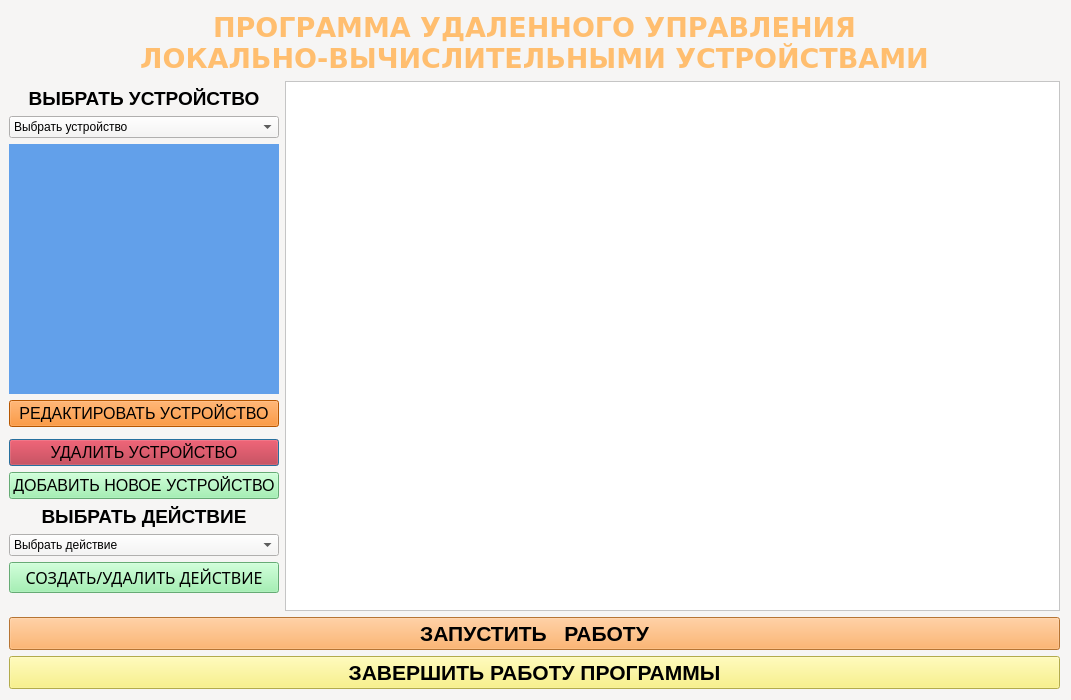
<?xml version="1.0" encoding="UTF-8"?>
<ui version="4.0">
 <class>Dialog</class>
 <widget class="QDialog" name="Dialog">
  <property name="geometry">
   <rect>
    <x>0</x>
    <y>0</y>
    <width>1071</width>
    <height>607</height>
   </rect>
  </property>
  <property name="font">
   <font>
    <strikeout>false</strikeout>
    <stylestrategy>PreferAntialias</stylestrategy>
    <kerning>true</kerning>
   </font>
  </property>
  <property name="windowTitle">
   <string>Dialog</string>
  </property>
  <property name="styleSheet">
   <string notr="true">background-color: rgb(154, 153, 150);
background-color: rgb(246, 245, 244);</string>
  </property>
  <layout class="QHBoxLayout" name="horizontalLayout">
   <property name="leftMargin">
    <number>9</number>
   </property>
   <item>
    <layout class="QGridLayout" name="gridLayout">
     <item row="4" column="0">
      <widget class="QLabel" name="deviseLabel">
       <property name="font">
        <font>
         <pointsize>14</pointsize>
         <weight>75</weight>
         <bold>true</bold>
         <strikeout>false</strikeout>
         <stylestrategy>PreferAntialias</stylestrategy>
         <kerning>true</kerning>
        </font>
       </property>
       <property name="text">
        <string>&lt;html&gt;&lt;head/&gt;&lt;body&gt;&lt;p align=&quot;center&quot;&gt;ВЫБРАТЬ УСТРОЙСТВО&lt;/p&gt;&lt;/body&gt;&lt;/html&gt;</string>
       </property>
      </widget>
     </item>
     <item row="6" column="0">
      <widget class="QLabel" name="photoLabel">
       <property name="minimumSize">
        <size>
         <width>240</width>
         <height>250</height>
        </size>
       </property>
       <property name="styleSheet">
        <string notr="true">background-color: rgb(222, 221, 218);
font: 18pt &quot;Ubuntu&quot;;
background-color: rgb(98, 160, 234);</string>
       </property>
       <property name="text">
        <string/>
       </property>
      </widget>
     </item>
     <item row="11" column="0">
      <widget class="QPushButton" name="addNewDevise">
       <property name="font">
        <font>
         <pointsize>12</pointsize>
         <strikeout>false</strikeout>
         <stylestrategy>PreferDefault</stylestrategy>
         <kerning>true</kerning>
        </font>
       </property>
       <property name="autoFillBackground">
        <bool>false</bool>
       </property>
       <property name="styleSheet">
        <string notr="true">background-color: rgb(143, 240, 164);</string>
       </property>
       <property name="text">
        <string>ДОБАВИТЬ НОВОЕ УСТРОЙСТВО</string>
       </property>
       <property name="default">
        <bool>true</bool>
       </property>
      </widget>
     </item>
     <item row="1" column="0" colspan="2">
      <widget class="QLabel" name="mainLabel">
       <property name="font">
        <font>
         <family>DejaVu Sans</family>
         <pointsize>20</pointsize>
         <weight>75</weight>
         <italic>false</italic>
         <bold>true</bold>
         <strikeout>false</strikeout>
         <stylestrategy>PreferAntialias</stylestrategy>
         <kerning>true</kerning>
        </font>
       </property>
       <property name="styleSheet">
        <string notr="true">color: rgb(255, 190, 111);</string>
       </property>
       <property name="text">
        <string>&lt;html&gt;&lt;head/&gt;&lt;body&gt;&lt;p align=&quot;center&quot;&gt;ПРОГРАММА УДАЛЕННОГО УПРАВЛЕНИЯ &lt;br/&gt;ЛОКАЛЬНО-ВЫЧИСЛИТЕЛЬНЫМИ УСТРОЙСТВАМИ&lt;/p&gt;&lt;/body&gt;&lt;/html&gt;</string>
       </property>
      </widget>
     </item>
     <item row="19" column="0" colspan="2">
      <widget class="QPushButton" name="workButton">
       <property name="sizePolicy">
        <sizepolicy hsizetype="Minimum" vsizetype="Fixed">
         <horstretch>0</horstretch>
         <verstretch>0</verstretch>
        </sizepolicy>
       </property>
       <property name="font">
        <font>
         <pointsize>16</pointsize>
         <weight>75</weight>
         <italic>false</italic>
         <bold>true</bold>
         <underline>false</underline>
         <strikeout>false</strikeout>
         <stylestrategy>PreferAntialias</stylestrategy>
         <kerning>true</kerning>
        </font>
       </property>
       <property name="styleSheet">
        <string notr="true">background-color: rgb(255, 163, 72);</string>
       </property>
       <property name="text">
        <string>ЗАПУСТИТЬ   РАБОТУ</string>
       </property>
       <property name="iconSize">
        <size>
         <width>16</width>
         <height>16</height>
        </size>
       </property>
       <property name="autoDefault">
        <bool>true</bool>
       </property>
       <property name="default">
        <bool>true</bool>
       </property>
       <property name="flat">
        <bool>false</bool>
       </property>
      </widget>
     </item>
     <item row="8" column="0">
      <widget class="QPushButton" name="editDevice">
       <property name="font">
        <font>
         <pointsize>12</pointsize>
        </font>
       </property>
       <property name="styleSheet">
        <string notr="true">background-color: rgb(255, 120, 0);</string>
       </property>
       <property name="text">
        <string>РЕДАКТИРОВАТЬ УСТРОЙСТВО</string>
       </property>
      </widget>
     </item>
     <item row="3" column="1" rowspan="15">
      <widget class="QListView" name="listView">
       <property name="styleSheet">
        <string notr="true">background-color: rgb(255, 255, 255);</string>
       </property>
      </widget>
     </item>
     <item row="12" column="0">
      <widget class="QLabel" name="activityLabel">
       <property name="font">
        <font>
         <pointsize>14</pointsize>
         <weight>75</weight>
         <bold>true</bold>
         <strikeout>false</strikeout>
         <stylestrategy>PreferAntialias</stylestrategy>
         <kerning>true</kerning>
        </font>
       </property>
       <property name="text">
        <string>&lt;html&gt;&lt;head/&gt;&lt;body&gt;&lt;p align=&quot;center&quot;&gt;ВЫБРАТЬ ДЕЙСТВИЕ&lt;/p&gt;&lt;/body&gt;&lt;/html&gt;</string>
       </property>
      </widget>
     </item>
     <item row="20" column="0" colspan="2">
      <widget class="QPushButton" name="exitButton">
       <property name="font">
        <font>
         <pointsize>16</pointsize>
         <weight>75</weight>
         <bold>true</bold>
        </font>
       </property>
       <property name="styleSheet">
        <string notr="true">background-color: rgb(220, 138, 221);
background-color: rgb(249, 240, 107);</string>
       </property>
       <property name="text">
        <string>ЗАВЕРШИТЬ РАБОТУ ПРОГРАММЫ</string>
       </property>
      </widget>
     </item>
     <item row="14" column="0">
      <widget class="QPushButton" name="addDellActivity">
       <property name="font">
        <font>
         <family>aakar</family>
         <pointsize>12</pointsize>
        </font>
       </property>
       <property name="styleSheet">
        <string notr="true">background-color: rgb(143, 240, 164);</string>
       </property>
       <property name="text">
        <string>СОЗДАТЬ/УДАЛИТЬ ДЕЙСТВИЕ</string>
       </property>
      </widget>
     </item>
     <item row="5" column="0">
      <widget class="QComboBox" name="comboBoxDevice">
       <item>
        <property name="text">
         <string>Выбрать устройство</string>
        </property>
       </item>
       <item>
        <property name="text">
         <string>192.168.34.105</string>
        </property>
       </item>
       <item>
        <property name="text">
         <string>192.168.0.1</string>
        </property>
       </item>
      </widget>
     </item>
     <item row="10" column="0">
      <widget class="QPushButton" name="deleteDevise">
       <property name="font">
        <font>
         <pointsize>12</pointsize>
         <strikeout>false</strikeout>
         <stylestrategy>PreferDefault</stylestrategy>
         <kerning>true</kerning>
        </font>
       </property>
       <property name="styleSheet">
        <string notr="true">background-color: rgb(192, 28, 40);</string>
       </property>
       <property name="text">
        <string>УДАЛИТЬ УСТРОЙСТВО</string>
       </property>
       <property name="default">
        <bool>true</bool>
       </property>
      </widget>
     </item>
     <item row="13" column="0">
      <widget class="QComboBox" name="activityComboBox">
       <item>
        <property name="text">
         <string>Выбрать действие</string>
        </property>
       </item>
      </widget>
     </item>
     <item row="7" column="0">
      <spacer name="verticalSpacer_2">
       <property name="orientation">
        <enum>Qt::Vertical</enum>
       </property>
       <property name="sizeHint" stdset="0">
        <size>
         <width>20</width>
         <height>40</height>
        </size>
       </property>
      </spacer>
     </item>
    </layout>
   </item>
  </layout>
 </widget>
 <resources/>
 <connections/>
</ui>
